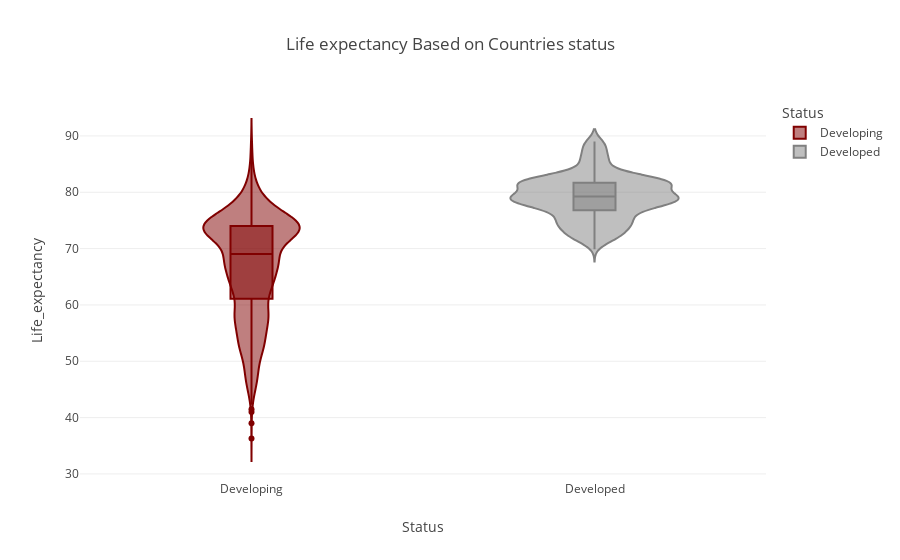

The notebook cell this image was saved under:
### Markdown cell above
### Life expectancy Based on Countries status

### Code cell
color_map = {'Developed': 'grey', 'Developing': 'maroon'}
fig = px.violin(data, x='Status', y='Life_expectancy', color='Status', color_discrete_map=color_map, template='none', box=True, title='Life expectancy Based on Countries status')
fig.show()

### Figure 1 — Plotly figure (JSON) as saved in the notebook; plotly's stock layout.template omitted (floating-point values rounded to 4 significant figures; data arrays with more than 128 entries replaced by an {"elided": "..."} marker saying what was removed)
{"data": [{"alignmentgroup": "True", "box": {"visible": true}, "hovertemplate": "Status=%{x}<br>Life_expectancy=%{y}<extra></extra>", "legendgroup": "Developing", "marker": {"color": "maroon"}, "name": "Developing", "offsetgroup": "Developing", "orientation": "v", "scalegroup": "True", "showlegend": true, "type": "violin", "x": {"elided": "2426 str values"}, "x0": " ", "xaxis": "x", "y": {"elided": "2426 float values"}, "y0": " ", "yaxis": "y"}, {"alignmentgroup": "True", "box": {"visible": true}, "hovertemplate": "Status=%{x}<br>Life_expectancy=%{y}<extra></extra>", "legendgroup": "Developed", "marker": {"color": "grey"}, "name": "Developed", "offsetgroup": "Developed", "orientation": "v", "scalegroup": "True", "showlegend": true, "type": "violin", "x": {"elided": "512 str values"}, "x0": " ", "xaxis": "x", "y": {"elided": "512 float values"}, "y0": " ", "yaxis": "y"}], "layout": {"legend": {"title": {"text": "Status"}, "tracegroupgap": 0}, "title": {"text": "Life expectancy Based on Countries status"}, "violinmode": "overlay", "xaxis": {"anchor": "y", "categoryarray": ["Developing", "Developed"], "categoryorder": "array", "domain": [0, 1], "title": {"text": "Status"}}, "yaxis": {"anchor": "x", "domain": [0, 1], "title": {"text": "Life_expectancy"}}}}
